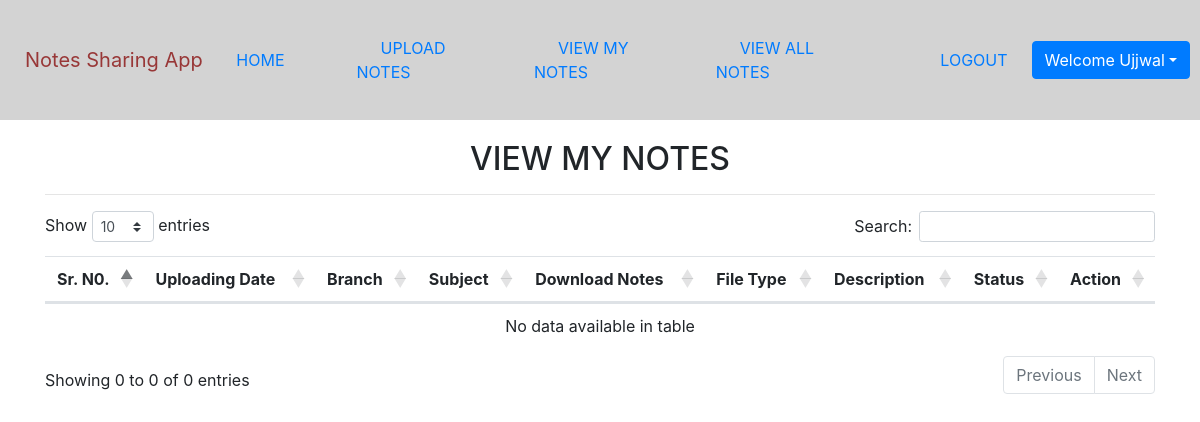
The app's page /view_mynotes (signed in), older data.
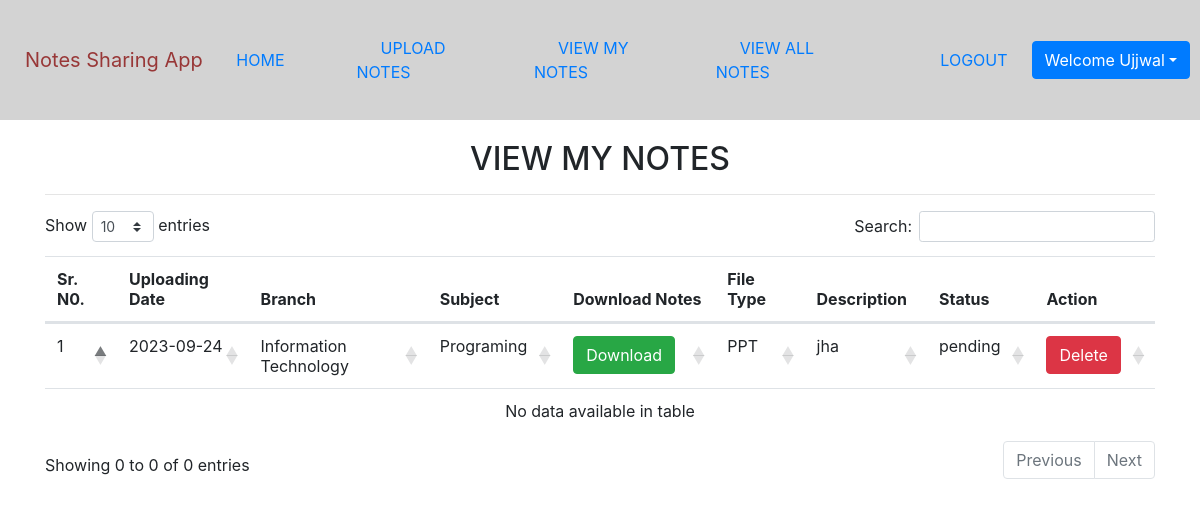
The same page, newer data.
### notes/models.py (models this page shows, shortened)
class Notes(models.Model):
    user = models.ForeignKey(User, on_delete=models.CASCADE)
    uploadingdate = models.CharField(max_length=30)
    branch = models.CharField(max_length=30)
    subject = models.CharField(max_length=30,)
    notesfile = models.FileField(null=True)
    filetype = models.CharField(max_length=30,)
    description = models.CharField(max_length=200, null=True)
    status=models.CharField(max_length=15,)

### notes/views.py (the view)
# urls.py: path('view_mynotes',view_mynotes,name='view_mynotes'),
def view_mynotes(request):
    if not request.user.is_authenticated:
        return redirect('login')
    user = User.objects.get(id=request.user.id)
    notes = Notes.objects.filter(user = user)
    d = {'notes':notes}
    return render(request,'view_mynotes.html',d)

### notes/templates/view_mynotes.html (shortened to what this page needs)
{% extends 'usernavigation.html' %}
{% load static %}
{% block body %}
<link rel="stylesheet" href="https://cdnjs.cloudflare.com/ajax/libs/twitter-bootstrap/4.5.2/css/bootstrap.css">
<link rel="stylesheet" href="https://cdn.datatables.net/1.10.24/css/dataTables.bootstrap4.min.css">
<div class="container mt-5">
    <h2 class="text-center">VIEW MY NOTES</h2>
    <HR>
    <table class="table table=bordered" id="example">
       <thead>
           <tr>
               <th>Sr. N0.</th>
               <th>Uploading Date</th>
               <th>Branch</th>
               <th>Subject</th>
               <th>Download Notes</th>
               <th>File Type</th>
               <th>Description</th>
               <th>Status</th>
               <th>Action</th>
           </tr>
           {% for i in notes %}
           <tr>
               <td>{{forloop.counter}}</td>
               <td>{{i.uploadingdate}}</td>
               <td>{{i.branch}}</td>
               <td>{{i.subject}}</td>
               <td><a href="{{i.notesfile.url}}" class="btn btn-success" download>Download</a></td>
               <td>{{i.filetype}}</td>
               <td>{{i.description}}</td>
               <td>{{i.status}}</td>
               <td><a href="{% url 'delete_mynotes' i.id %}" class = "btn btn-danger" onclick="return confirm('Are you sure?')">Delete</a></td>
           </tr>
           {% endfor %}
       </thead>
   </table>
</div>
{% endblock %}

### notes/templates/usernavigation.html (shortened to what this page needs)
<html lang="en">
<head>
    {% load static %}
    <link rel="stylesheet" href="https://maxcdn.bootstrapcdn.com/bootstrap/4.3.1/css/bootstrap.min.css">
    <link rel="stylesheet" href="https://use.fontawesome.com/releases/v5.6.3/css/all.css">
    <link rel="stylesheet" href="{% static 'css/mystyle.css' %}">
</head>
<body>
    <div class="fluids">
        <div class="rows"  style="background-color: lightgrey; padding: 10px;">
            <div class="col-1">
                <a class="navbar-brand" href="#">Notes Sharing App</a>
            </div>
            <div class="mylist" >
                <ul class="nv">
                  <li class="btn-link nvi">
                    <a class="btn-link" href="{% url 'profile' %}">HOME</a>
                </li>
                <li class="btn-link nvi">
                  <a class="btn-link" href="{% url 'upload_notes' %}">UPLOAD NOTES</a>
                </li>
                <li class="btn-link nvi">
                  <a class="btn-link" href="{% url 'view_mynotes' %}">VIEW MY NOTES</a>
                </li>
                <li class="btn-link nvi">
                  <a class="btn-link" href="{% url 'viewallnotes' %}">VIEW ALL NOTES</a>
                </li>
                </ul>
            </div>
            <div class="nv">
            <li class="navbar-item">
              <a class="btn-link" href="{% url 'logout' %}">LOGOUT</a>
            </li>
            <div class="btn-group">
              <button type="button" class="btn btn-primary dropdown-toggle" data-toggle="dropdown">Welcome {{request.user.first_name}}</button>
          </div>
        </div>
        </div>
    </div>
</body>
</html>
{% block body %}
{% endblock %}

### notes/templates/usernavigation.html (style rules this page uses)
.nv { margin-left: 40px; }
.btn-link { padding: 10px 24px; }
.fluids { position: fixed; top: 0; bottom: 0; right: 0; left: 0; box-shadow:0px 0px 8px 0px rgba(98, 127, 172, 0.20); }
.navbar-brand { color: #983737; }
.mylist { margin-top: 16px; }
.rows { display: flex; align-items: center; justify-content: space-between; }
.nv { display: flex; align-items: center; flex-direction: row; justify-content: space-between; list-style-type: none }

### notes/templates/view_mynotes.html (style rules this page uses)
.container { margin-top: 140px!important; }

Row changes from the older to the newer data that the page shows:
added Notes: uploadingdate "2023-09-24", branch "Information Technology", subject "Programing", filetype "PPT", description "jha", status "pending"
